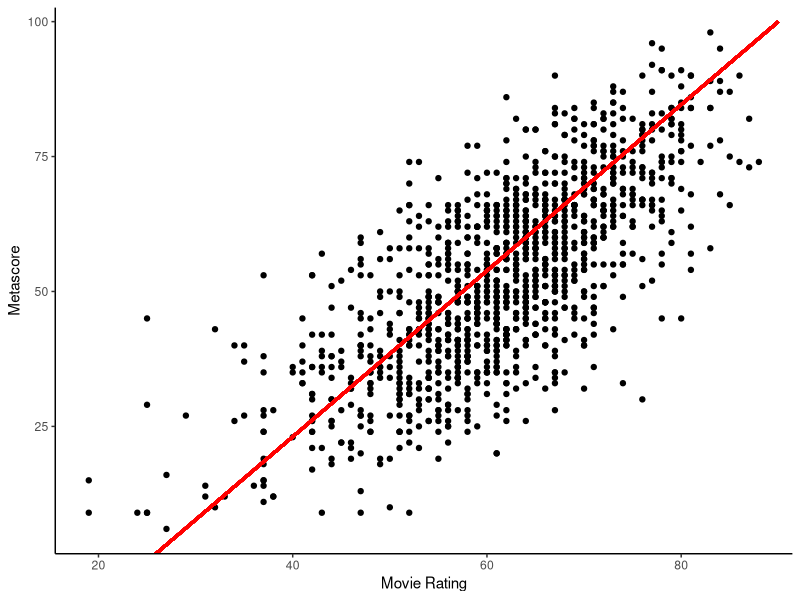
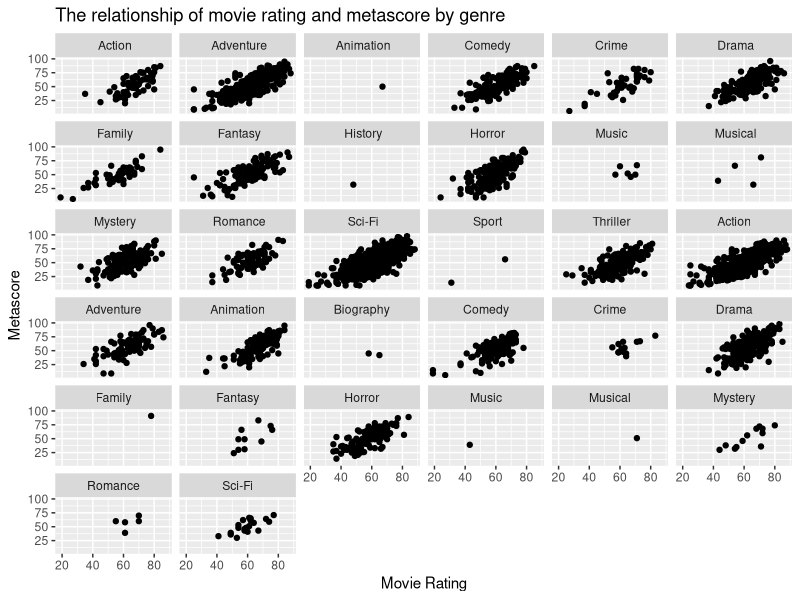
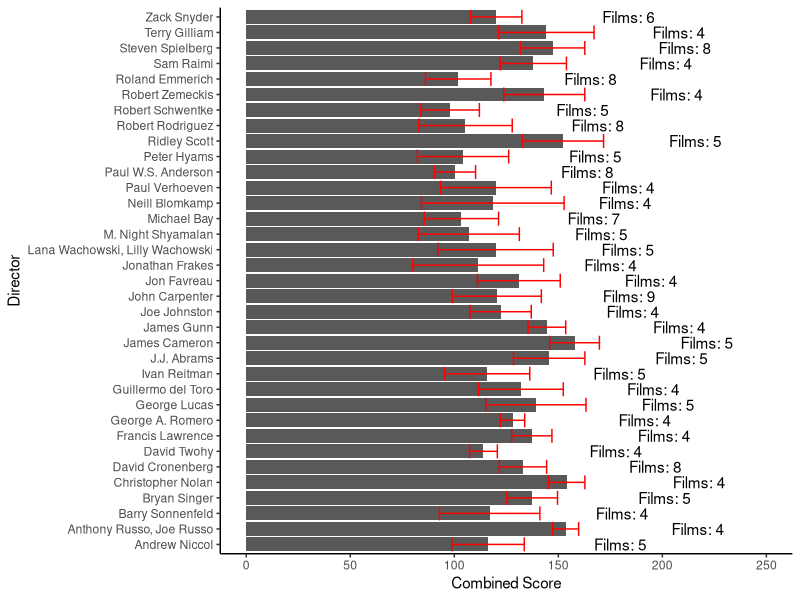
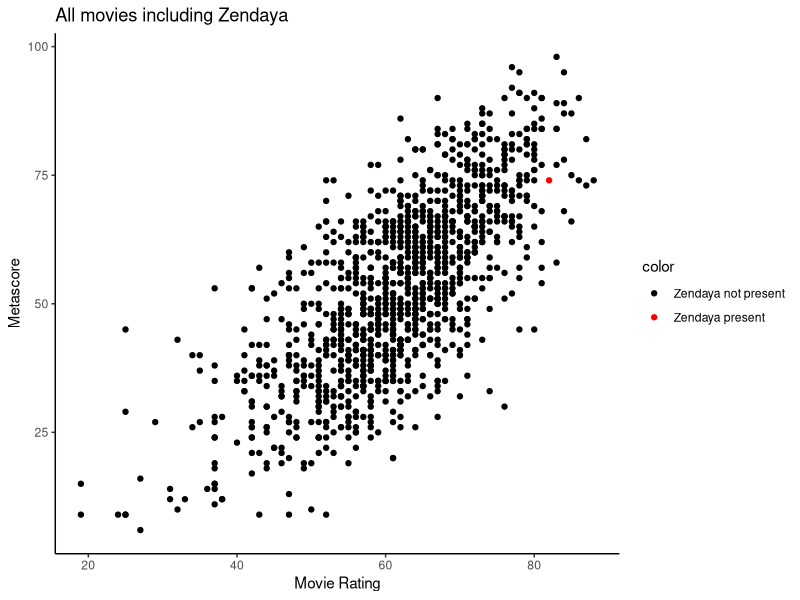
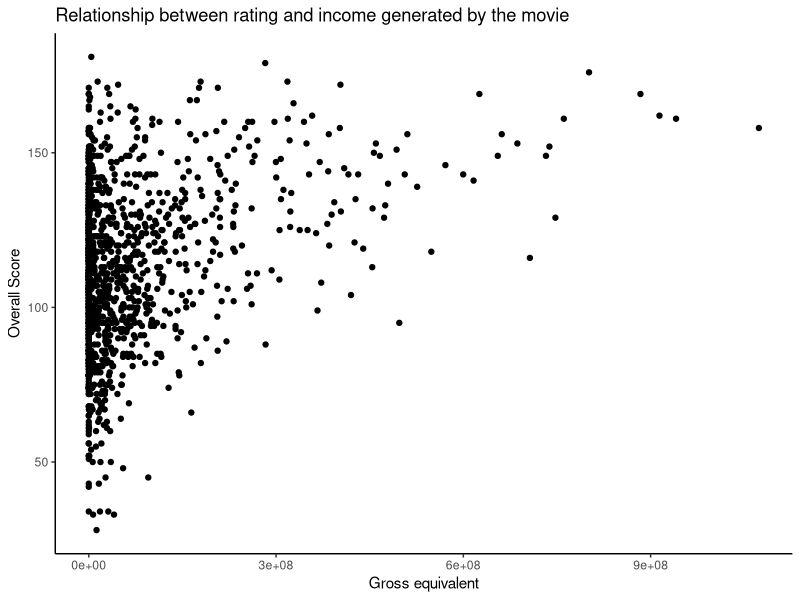

These charts were generated, in order, by the following R code:
## ---- chunk 1
library(tidyverse)
library(readr)
library(ggplot2)
## ---- chunk 2
data <- read_csv2("sciFiMovies_dataset.csv")

data_clean <- data |> 
  mutate(`Release Year` = Release_Year,
         `Movie Rating` = Movie_Rating,
         `Gross collection` = Gross_collection |> as.double() |> round(),
         `Gross equivalent` = Gross_equivalent |> as.double() |>  round(),
         Votes = Votes |> str_remove_all(",") |> as.double() |>  round(),
         Genre = Genre |> str_split(",")) |> 
    select(-c(`...1`, 
              Release_Year, 
              Movie_Rating, 
              Gross_collection, 
              Gross_equivalent))
  

## ---- chunk 3
data_full <- data_clean |> 
  group_by(`Release Year`) |> 
  mutate(`Overall Score` = `Movie Rating` + Metascore,
         `Rate of Inflation` = ((`Gross equivalent` |> sum()) / 
           (`Gross collection` |> sum())) - 1) |> 
  ungroup()
## ---- chunk 4
knitr::kable(
  data_full |>
    select(c(Title, `Movie Rating`, Metascore, `Overall Score`, `Release Year`, `Rate of Inflation`)) |> 
    head())
## ---- chunk 5
data_full |> 
  drop_na(Metascore) |> 
  ggplot() +
  geom_point(aes(x = `Movie Rating`, y = Metascore)) +
  geom_segment(x = 25, y = 0, xend = 90, yend = 100, color = "red", linewidth = 1) +
  theme_classic()
## ---- chunk 6
data_full |> 
  drop_na(Metascore) |> 
  unnest(Genre) |> 
  ggplot() +
  geom_point(aes(x = `Movie Rating`, y = Metascore)) +
  facet_wrap(~ Genre) +
  labs(title = "The relationship of movie rating and metascore by genre")
## ---- chunk 7
data_full |> 
  mutate(Director = Director |> str_remove("Director.*:")) |> 
  drop_na(`Overall Score`) |> 
  group_by(Director) |> 
  summarize(Films = n(),
         `Average Score` = mean(`Overall Score`),
         `SD Score` = sd(`Overall Score`)) |> 
  slice_max(Films, n = 35) |> 
  ggplot(aes(x = Director, y = `Average Score`)) +
  geom_col() + 
  geom_errorbar(aes(ymin = `Average Score` - `SD Score`, 
                    ymax = `Average Score` + `SD Score`),
                color = "red") +
  geom_text(aes(label = str_c("Films: ", Films)), hjust = -2) +
  labs(y = "Combined Score") +
  theme_classic() +
  ylim(c(0, 250)) +
  coord_flip()
## ---- chunk 8
data_full |> 
  drop_na(Metascore) |> 
  mutate(color = Star |> 
           map_chr(\(x) if(str_detect(x, "Zendaya")) "Zendaya present" else "Zendaya not present")) |> 
  ggplot() +
  geom_point(aes(x = `Movie Rating`, y = Metascore, color = color)) +
  scale_color_manual(values=c("black", "red")) +
  theme_classic() +
  labs(title = "All movies including Zendaya")
## ---- chunk 9
data_full |> 
  drop_na(`Overall Score`) |> 
  ggplot(aes(x = `Gross equivalent`, y = `Overall Score`)) +
  geom_point() +
  theme_classic() +
  labs(title = "Relationship between rating and income generated by the movie")
